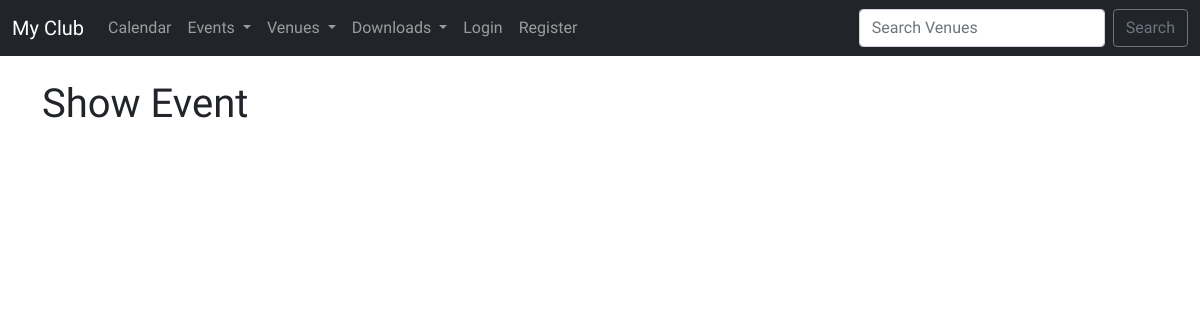
/show_event/2/, run on an earlier commit of the app's database.
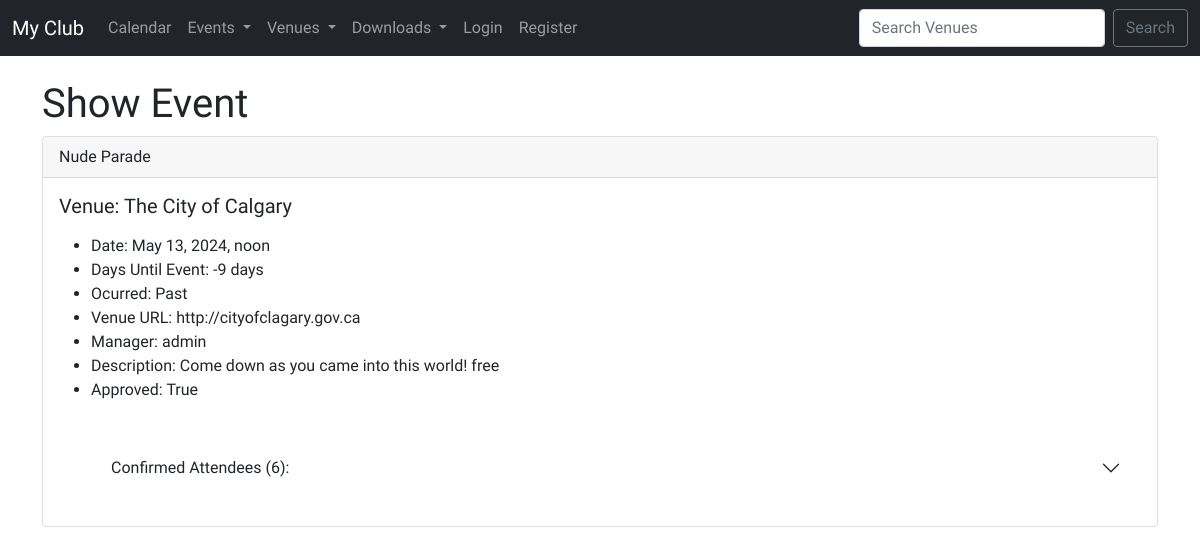
And on a later commit of the database.
### events/models.py (models this page shows)
class Event(models.Model):
    name            = models.CharField('Event Name', max_length=150)
    event_date      = models.DateTimeField('Event date')
    venue           = models.ForeignKey(Venue, on_delete=models.CASCADE, blank=True, null=True)   #connect Venue entity
    manager         = models.ForeignKey(User, blank=True, null=True, on_delete=models.SET_NULL, related_name='managed_event')    # events linked to user won't be deleted if user is deleted
    description     = models.TextField(blank=True)
    attendees       = models.ManyToManyField(User, blank=True, related_name='attended_events')
    approved        = models.BooleanField('Approved', default=False, blank=True, null=True)
    def __str__(self):
        return self.name
    @property
    def days_until(self):
        today = date.today()
        days_until = self.event_date.date() - today         # date of event minus today's date
        days_until_stripped = str(days_until).split(",", 1)[0]
        return days_until_stripped
    @property
    def is_past(self):
        today = date.today()
        if self.event_date.date() < today:
            event_status = "Past"
            return event_status
        else:
            event_status = "Future"
            return event_status

class Venue(models.Model):
    name            = models.CharField('Venue Name', max_length=120)
    address         = models.CharField(max_length=300)
    zip_code        = models.CharField('Zip Code', max_length=12)
    phone           = models.CharField('Contact Phone', max_length=25, blank=True)
    web             = models.URLField('Website Address', blank=True)
    email_address   = models.EmailField('Email', blank=True)
    owner           = models.ForeignKey(User, on_delete=models.CASCADE, verbose_name='Venue Owner')     # associates with user_id
    venue_image     = models.ImageField(upload_to="images/", null=True, blank=True)
    def __str__(self):
        return self.name

### events/views.py (the view)
# urls.py: path('show_event/<event_id>/', views.show_event, name='show-event'),
def show_event(request, event_id):
    event = get_object_or_404(Event, pk=event_id)
    event_list = Event.objects.all().order_by('event_date')
    event_with_attendee_count = Event.objects.annotate(num_attendees=Count('attendees'))
    attendee_count = event_with_attendee_count.count()
    return render(request, 'events/show_event.html',
                  {"event": event,
                   "event_list": event_list,
                   "attendee_count": attendee_count})

### events/templates/events/show_event.html (shortened to what this page needs)
{% extends 'base.html' %}
{% block content %}
    <h1>Show Event</h1>
        {% if event.approved %}
        <div class="card">
            <div class="card-header">
            {{ event }}
            </div>
            <div class="card-body">
            <h5 class="card-title">Venue: {{ event.venue }}</h5>
            <p class="card-text">
                <ul>
                    <li>Date: {{ event.event_date }}</li>
                    <li>Days Until Event: {{ event.days_until }} </li>
                    <li>Ocurred: {{ event.is_past }} </li>
                    <li>Venue URL: {{ event.venue.web }}</li>
                    <li>Manager: {{ event.manager }}</li>
                    <li>Description: {{ event.description }}</li>
                    <li>Approved: {{ event.approved }}</li>
                    <br>
                </ul>
                <ul>
                <div class="accordion accordion-flush" id="accordionFlushExample">
                    <div class="accordion-item">
                    <h2 class="accordion-header" id="flush-headingOne">
                        <button class="accordion-button collapsed" type="button" data-bs-toggle="collapse" data-bs-target="#flush-collapseOne" aria-expanded="false" aria-controls="flush-collapseOne">
                        Confirmed Attendees ({{ attendee_count }}):
                        </button>
                    </h2>
                </ul>
            </p>
            </div>
        {% endif %}
    </div><br><br>
{% endblock %}

What changed in the data, as far as the page shows it:
now on this page (row edited): Event: name "Nude Parade", venue "The City of Calgary", event_date "May 13, 2024, noon", days_until "-9 days", is_past "Past", venue.web "http://cityofclagary.gov.ca", manager "admin", description "Come down as you came into this world! free", approved "True"
changed Event: approved False → True (drawn)
Also different on the page:
{{ attendee_count }}: (not shown) → "6"
text now shown: "Venue: Date: Days Until Event: Ocurred: Venue URL: Manager: Description: Approved: Confirmed Attendees ( ):"
